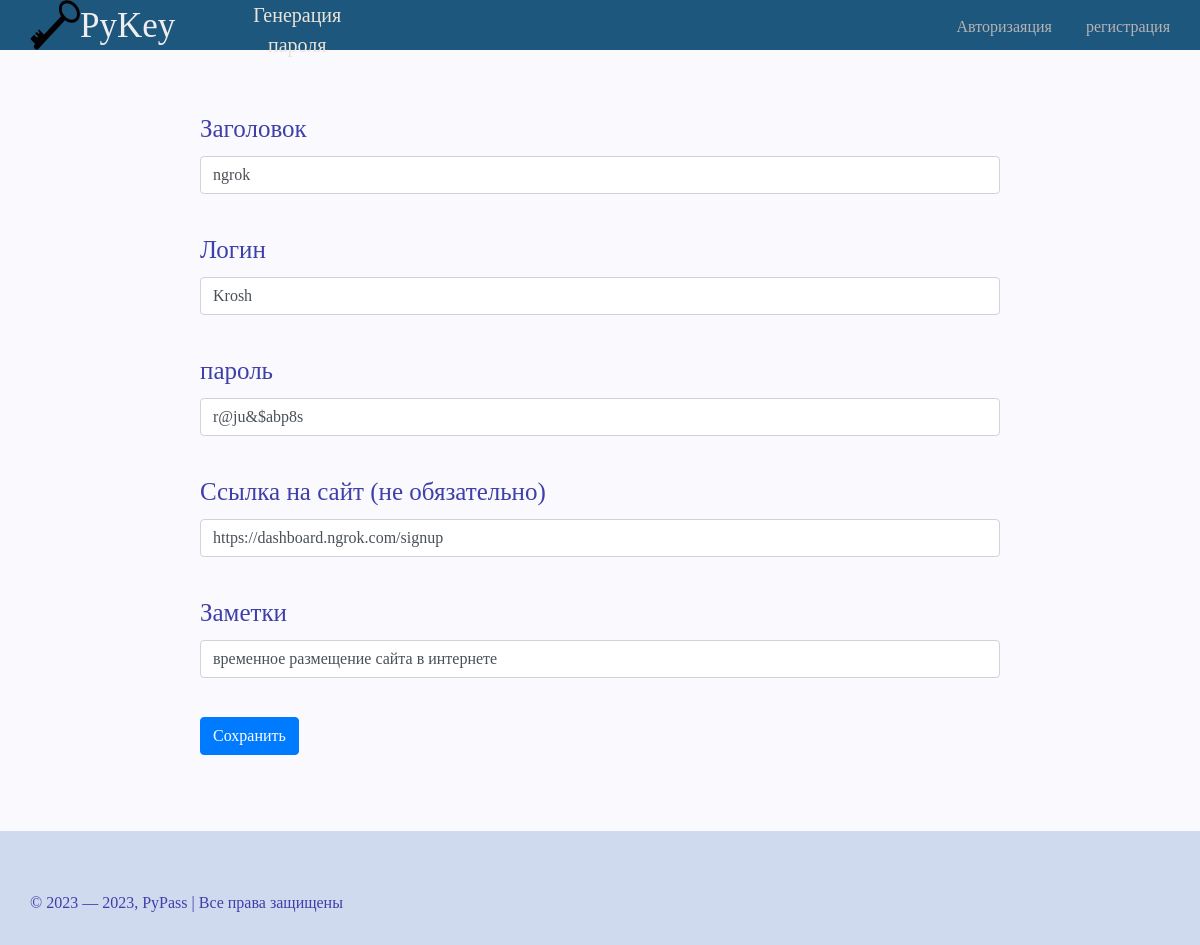
The page /change_info/2 on the database as committed earlier.
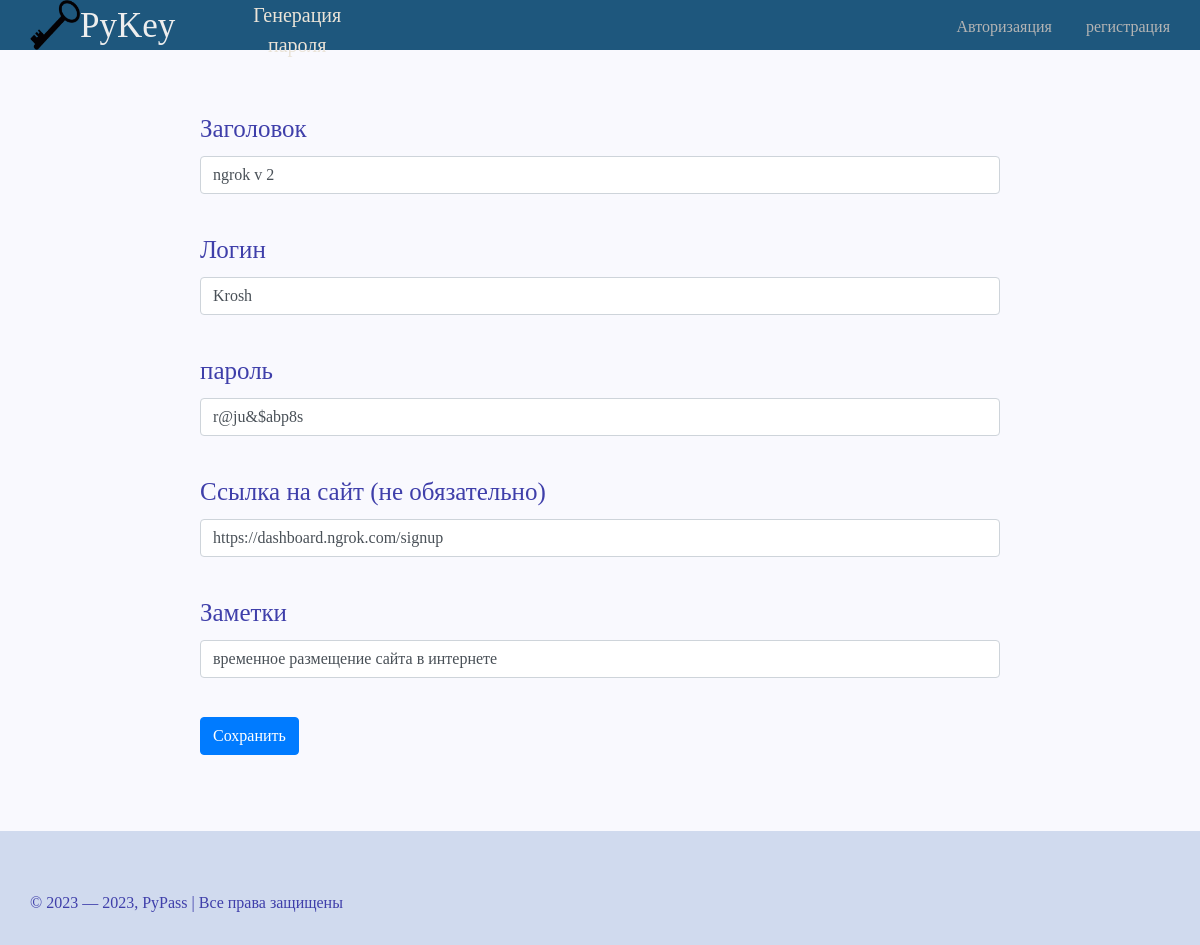
The same page on the database as committed later.
### data/passwords.py (models this page shows, shortened)
class Passwords(SqlAlchemyBase):
    __tablename__ = 'password'
    id = sqlalchemy.Column(sqlalchemy.Integer,
                           primary_key=True, autoincrement=True)
    user_id = sqlalchemy.Column(sqlalchemy.Integer,
                                sqlalchemy.ForeignKey("users.id"))
    title = sqlalchemy.Column(sqlalchemy.String)
    login = sqlalchemy.Column(sqlalchemy.String)
    password = sqlalchemy.Column(sqlalchemy.String)
    site = sqlalchemy.Column(sqlalchemy.String)
    note = sqlalchemy.Column(sqlalchemy.String, nullable=True)

### server.py (the view, shortened to what this page needs)
@app.route('/change_info/<int:id>', methods=['GET', 'POST'])
def change_info(id):
    error = ''
    form = AddInfo()
    db_sess = db_session.create_session()
    somedata = db_sess.query(Passwords).filter(Passwords.id == id).first()
    form.title.data = somedata.title
    form.login.data = somedata.login
    form.password.data = fernet.decrypt(somedata.password).decode()
    form.site.data = somedata.site
    form.note.data = somedata.note
    return render_template('adding.html', form=form, error=error)

### forms.py
class AddInfo(FlaskForm):
    title = StringField('Заголовок', validators=[DataRequired(), Length(max=30)])
    login = StringField('Логин', validators=[DataRequired(), Length(max=40)])
    password = StringField('пароль', validators=[DataRequired(), Length(max=40)])
    note = StringField('Заметки', validators=[SpaceRequired])
    site = StringField('Ссылка на сайт (не обязательно)', validators=[RealLinkRequired])
    submit = SubmitField('Сохранить')

### data/db_session.py (called while the page is built)
def create_session() -> Session:
    global __factory
    return __factory()

### templates/adding.html (shortened to what this page needs)
{% extends "base.html" %}
{% block content %}
    <form action="" method="post">
        {{ form.title.label }}
        {{ form.title(class="form-control") }}<br>
        {{ form.login.label }}
        {{ form.login(class="form-control") }}<br>
        {{ form.password.label }}
        {{ form.password(class="form-control") }}<br>
        {{ form.site.label }}
        {{ form.site(class="form-control") }}<br>
        {{ form.note.label }}
        {{ form.note(class="form-control") }}<br>
        <p>{{ form.submit(type="submit", class="btn btn-primary") }}</p>
    </form>
{% endblock %}

Rows that differ between the two databases and show on the page:
changed Passwords "Krosh": title "ngrok" → "ngrok v 2"
